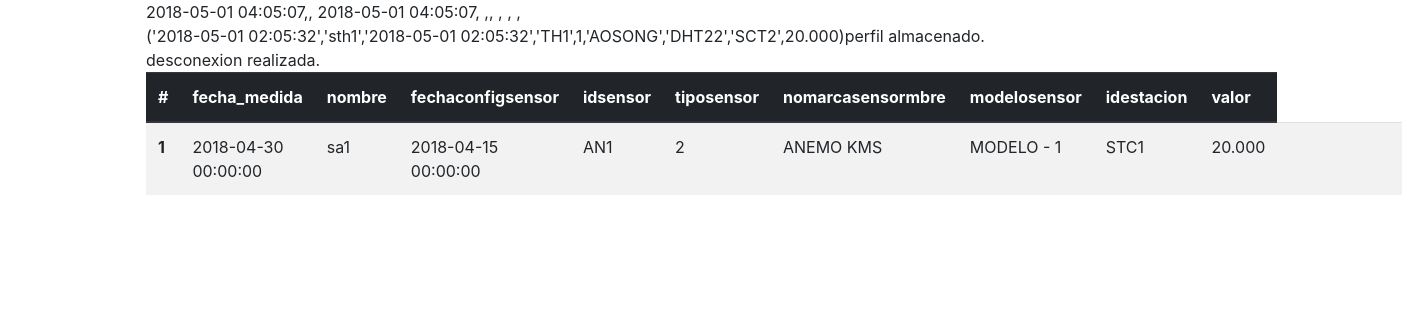
/API/registrar/carga.php, run on the app's committed database.
### tables this page shows
CREATE TABLE IF NOT EXISTS `medidasensor` (
  `fecha_medida` datetime NOT NULL,
  `nombre` varchar(20) NOT NULL COMMENT 'Nombre corto de la medida',
  `fechaconfigsensor` datetime NOT NULL COMMENT 'Fecha de configuración del sensor asociada',
  `idsensor` varchar(30) NOT NULL,
  `tiposensor` bigint(20) NOT NULL,
  `marcasensor` varchar(30) NOT NULL,
  `modelosensor` varchar(30) NOT NULL,
  `idestacion` varchar(20) NOT NULL,
  `valor` decimal(9,3) DEFAULT NULL,
  PRIMARY KEY (`fecha_medida`,`fechaconfigsensor`,`nombre`,`idsensor`,`tiposensor`,`marcasensor`,`modelosensor`,`idestacion`)
);

### API/registrar/carga.php (the view, shortened to what this page needs)
<!DOCTYPE html>
<html>
<head>
    <link rel="stylesheet" href="https://stackpath.bootstrapcdn.com/bootstrap/4.1.0/css/bootstrap.min.css">
</head>
<body>
    <div class="container">
        <div class="row">
        <div class="col ml-auto">
        <?php
            include("conexion.php");
            $fecha_medida= date('Y-m-d h:m:s');
            $nombre= $_REQUEST ['nombre'];
            $fechaconfigsensor= date('Y-m-d h:m:s');
            $idsensor= $_REQUEST ['idsensor'];
            $tiposensor= $_REQUEST ['tiposensor'];
            $marcasensor= $_REQUEST ['marcasensor'];
            $modelosensor= $_REQUEST ['modelosensor'];
            $idestacion= $_REQUEST ['idestacion'];
            $valor= $_REQUEST ['valor'];
             echo ''.$fecha_medida.','.$nombre.', '.$fechaconfigsensor.', '.$idsensor.','.$tiposensor.', '.$marcasensor.', '.$modelosensor.', '.$idestacion.', '.$valor.'<br>';
             echo "('2018-05-01 02:05:32','sth1','2018-05-01 02:05:32','TH1',1,'AOSONG','DHT22','SCT2',20.000)";
            $consulta="INSERT INTO medidasensor values('2018-05-01 02:05:32','sth1','2018-05-01 02:05:32','TH1',1,'AOSONG','DHT22','SCT2',20.000)";
            $connect = new mysqli($hostname, $username, $password, $dbname);
            $resultado=mysqli_query($connect,$consulta);
            if ($resultado) {
                echo "perfil almacenado. <br />";
            }
            else {
                echo "error en la ejecución de la consulta. <br />";
            }
            if (mysqli_close($connect)){
                echo "desconexion realizada. <br />";
            }
            else {
                echo "error en la desconexión";
            }
                echo "<table class='table table-striped'>";
                        $consulta = "SELECT * FROM medidasensor";
                        $resultado = mysqli_query($mysqli, $consulta);
                        $lista = mysqli_fetch_array($resultado);
                        echo "<thead class='thead-dark'>";
                        echo "<tr>";
                            echo "<th scope='col'>#</th>";
                            echo "<th scope='col'> fecha_medida</th>";
                            echo "<th scope='col'> nombre</th>";
                            echo "<th scope='col'> fechaconfigsensor</th>";
                            echo "<th scope='col'> idsensor </th>";
                            echo "<th scope='col'> tiposensor</th>";
                            echo "<th scope='col'> nomarcasensormbre </th>";
                            echo "<th scope='col'> modelosensor</th>";
                            echo "<th scope='col'> idestacion </th>";
                            echo "<th scope='col'> valor </th>";
                        echo "</tr>";
                        echo "</thead>";
                        echo "<tbody>";
                        $numerofilas = 1;
                        echo "<tr>";
                        echo "<th scope='row'>".$numerofilas."</th>";
                        for($i=0 ;$i<(sizeof($lista));$i++) {
                                echo "<td>" . $lista[$i] . "</td>";
                        }
                        echo "</tr>";
                        echo "</tbody>";
                echo "</table>";
        ?>
        </div>
        </div>
    </div>
</body>
</html>

### data on the page
medidasensor: fecha_medida "2018-04-30 00:00:00", nombre "sa1", fechaconfigsensor "2018-04-15 00:00:00", idsensor "AN1", tiposensor "2", marcasensor "ANEMO KMS", modelosensor "MODELO - 1", idestacion "STC1", valor "20.000"

### other printed values
$fecha_medida "2018-05-01 04:05:07"
$numerofilas "1"
